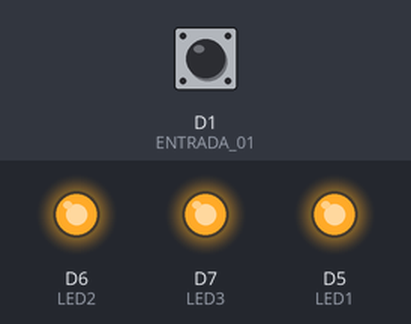
The sketch below on a simulated ESP8266 (NodeMCU). Parts: output pins drawn as LEDs (lit = HIGH). The test bench sets the inputs (shaded band); at power-on: D1 (ENTRADA_01) HIGH.

Above: at 1.2 s.
1.3 s: D1 (ENTRADA_01) pulled LOW for 0.15 s
At 2.2 s:
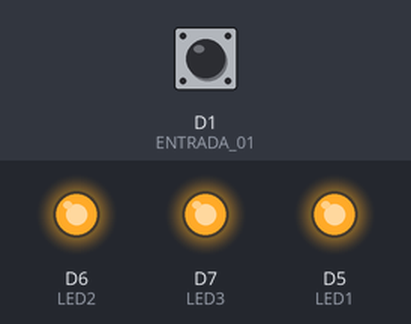
3.0 s: D1 (ENTRADA_01) pulled LOW for 3.2 s
At 7.6 s:
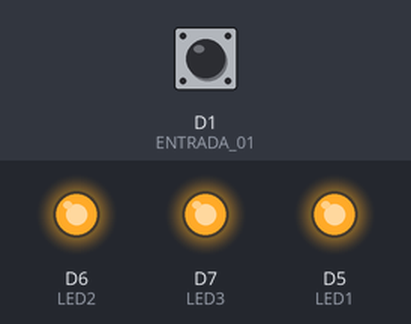
Timing chart, 0 to 9.1 s (numbered marks = the images above; inputs shaded):
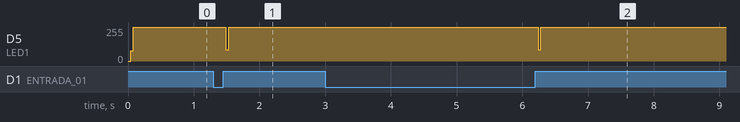

The sketch:

programa05_inv.ino
```cpp
/*
Programa para trabalhar com a comunicação serial
*/

const int LED_LIGADO = LOW;
const int LED_DESLIGADO = HIGH;
const int ENTRADA_ACIONADA = LOW;
const int ENTRADA_DESACIONADA = HIGH;
const int LED1 = D5;
const int LED2 = D6;
const int LED3 = D7;
const int ENTRADA_01 = D1;
const int ENTRADA_02 = D2;
const int T_ON[] = {0,25,50,75,99,122,144,164,183,200,216,229,240,248,254,258,259,258,255,248,240,229,216,201,184,165,144,122,99,75,51,25};
const int T_total = 260;
//Variáveis globais
char msg[30];
//Variável utilizada com o millis()
unsigned long tempoAnterior;
unsigned long tempoAnteriorCiclo;
//Indica que a variável será utilizada dentro de uma interrupção
volatile int posicao = 0;
//Variável utilizada para realizar debounce no botão
volatile unsigned long tempoBotao;

//Funções de interrupção - ISR
void ICACHE_RAM_ATTR conta_pulsos(){
  if(micros()-tempoBotao >= 100){
    posicao = 0;
    tempoBotao = micros();
  }
}

void inicializa_hardware(){
  pinMode(LED1, OUTPUT);
  pinMode(LED2, OUTPUT);
  pinMode(LED3, OUTPUT);
  digitalWrite(LED1, LED_DESLIGADO);
  digitalWrite(LED2, LED_DESLIGADO);
  digitalWrite(LED3, LED_DESLIGADO);
  pinMode(ENTRADA_01, INPUT_PULLUP);
  pinMode(ENTRADA_02, INPUT_PULLUP);

  //Configura a interrupção externa
  attachInterrupt(digitalPinToInterrupt(ENTRADA_01), conta_pulsos,RISING);

  //Inicializar a comunicação
  //Serial.begin(115200); //9600, 19200, 38400, 115200
}

void setup() {
  inicializa_hardware();
  //Inicializa as variáveis globais
  msg[0] = '\0';
  //Medindo o tempo atual
  tempoAnterior = micros();
  //Zera o testado do sistema
  posicao = 0;
  //Guarda o tempo do acionamento do botão
  tempoBotao = micros();
  tempoAnteriorCiclo = micros();
}


void loop() {
  //Verifica se o tempo desejado ja passou
  if(posicao >= 32){
    digitalWrite(LED1, LED_DESLIGADO);
  }
  else{
    if(micros() - tempoAnterior >= T_ON[posicao]){
      digitalWrite(LED1, LED_DESLIGADO);
    }

    if(micros() - tempoAnteriorCiclo >= T_total){
      posicao++;
      tempoAnteriorCiclo = micros();
      tempoAnterior = micros();
      digitalWrite(LED1, LED_LIGADO);
    }
  }

}
```

Measured:
- after the input at 1.3 s, D5 (LED1): 255/255 → 84/255 after 0.19 s, → 255/255 0.04 s later
- after the input at 3.0 s, D5 (LED1): 255/255 → 84/255 after 3.2 s, → 255/255 0.04 s later
